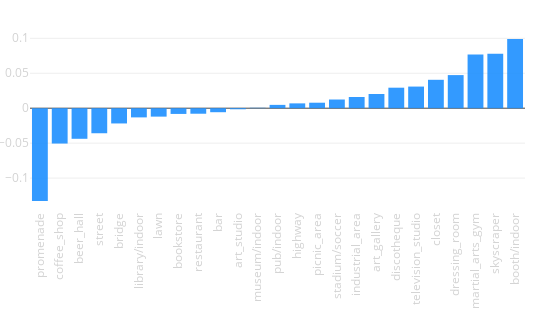

Notebook source saved alongside this figure:
### Code cell
tags_delta([x[0] for x in sc_delta], [x[1] for x in sc_delta])

### Figure 1 — Plotly figure (JSON) as saved in the notebook; plotly's stock layout.template omitted (floating-point values rounded to 4 significant figures)
{"data": [{"marker": {"color": "dodgerblue"}, "opacity": 0.9, "type": "bar", "uid": "7e03c134-2728-11e9-b751-3c15c2cf2370", "x": ["promenade", "coffee_shop", "beer_hall", "street", "bridge", "library/indoor", "lawn", "bookstore", "restaurant", "bar", "art_studio", "museum/indoor", "pub/indoor", "highway", "picnic_area", "stadium/soccer", "industrial_area", "art_gallery", "discotheque", "television_studio", "closet", "dressing_room", "martial_arts_gym", "skyscraper", "booth/indoor"], "xaxis": "x", "y": [-0.1328, -0.0506, -0.0438, -0.03585, -0.02185, -0.01317, -0.01207, -0.00823, -0.007925, -0.005745, -0.001535, 0.0005702, 0.004753, 0.006903, 0.007854, 0.01242, 0.01606, 0.0203, 0.02934, 0.03095, 0.04062, 0.04736, 0.07686, 0.07801, 0.09901], "yaxis": "y"}], "layout": {"height": 330, "margin": {"b": 120, "l": 30, "r": 25, "t": 30}, "showlegend": false, "width": 550, "xaxis": {"anchor": "y", "domain": [0, 1], "tickangle": -90, "tickfont": {"color": "lightgrey", "size": 11.5}}, "xaxis2": {"tickangle": -90, "tickfont": {"color": "lightgrey", "size": 11.5}}, "yaxis": {"anchor": "x", "domain": [0, 1], "tickfont": {"color": "lightgrey", "size": 11.5}}, "yaxis2": {"tickfont": {"color": "lightgrey", "size": 11.5}}}}
